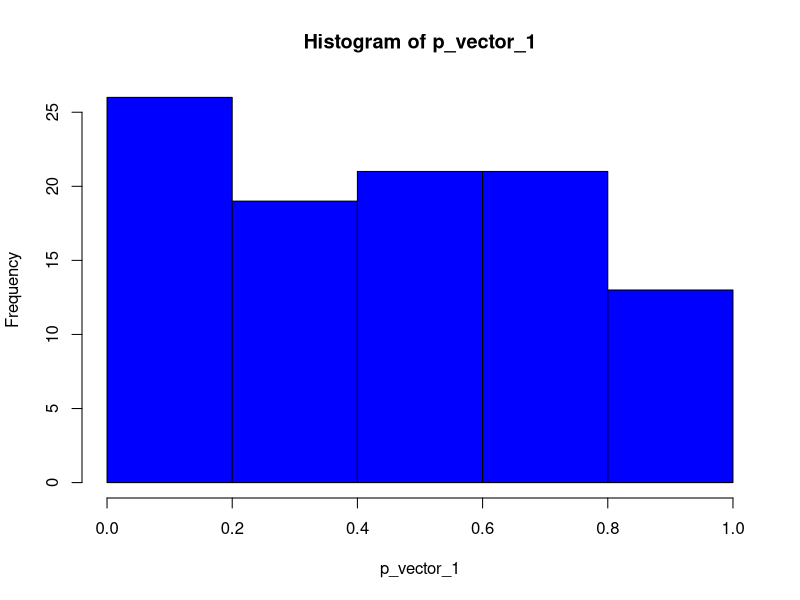
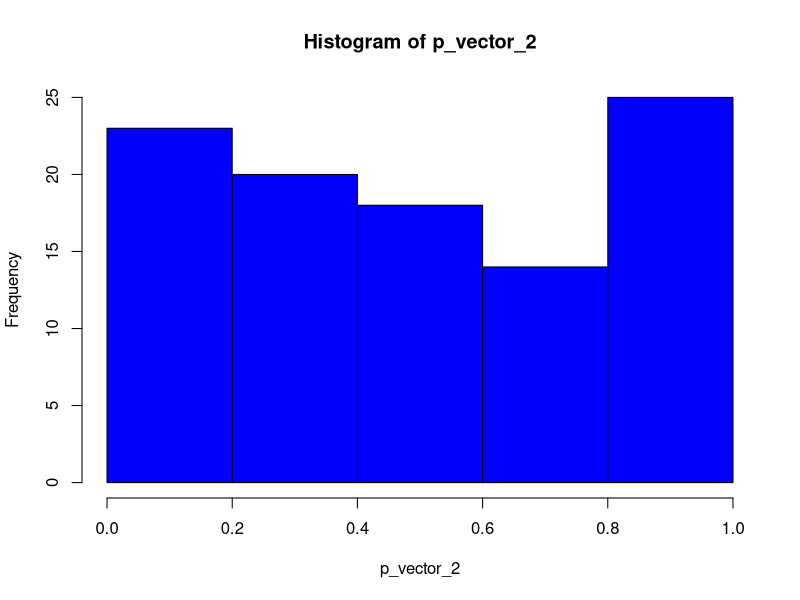
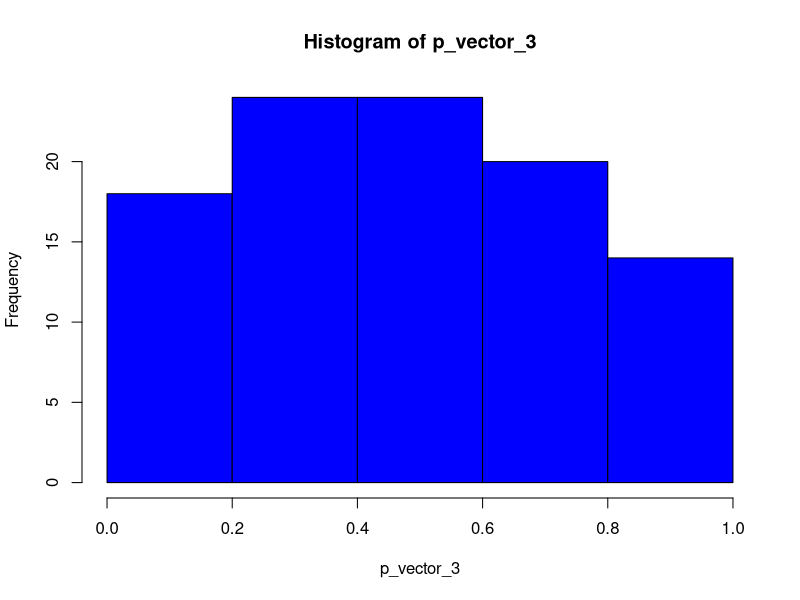
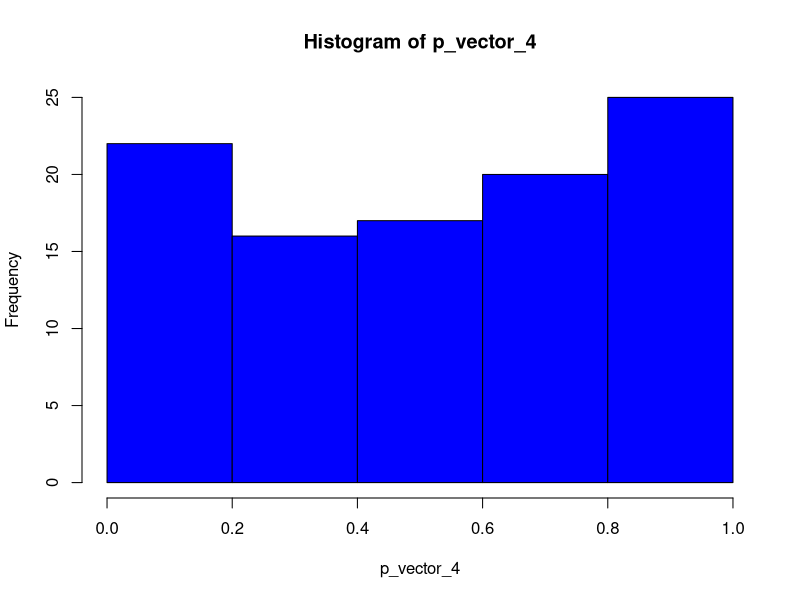
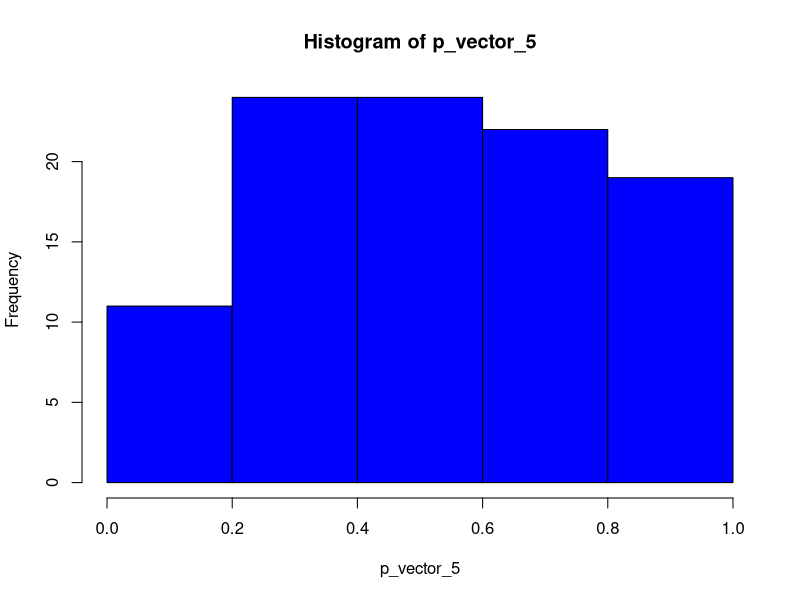
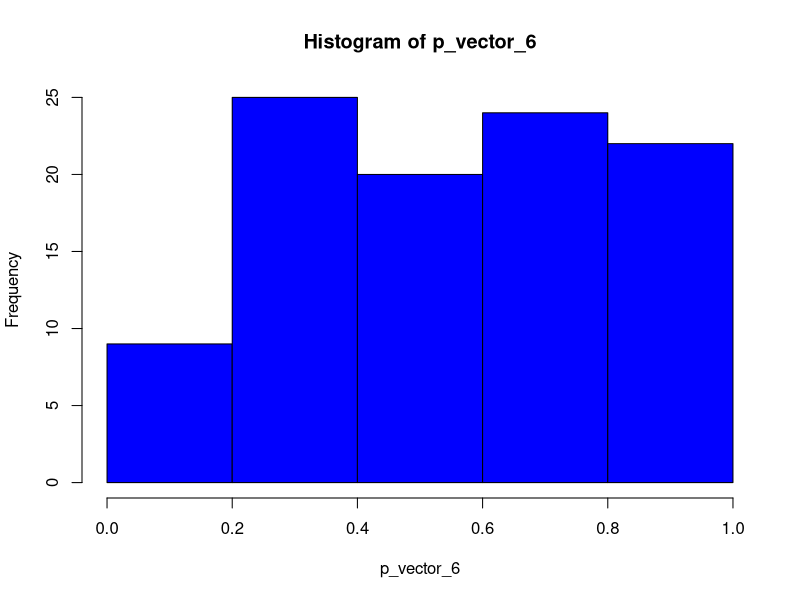
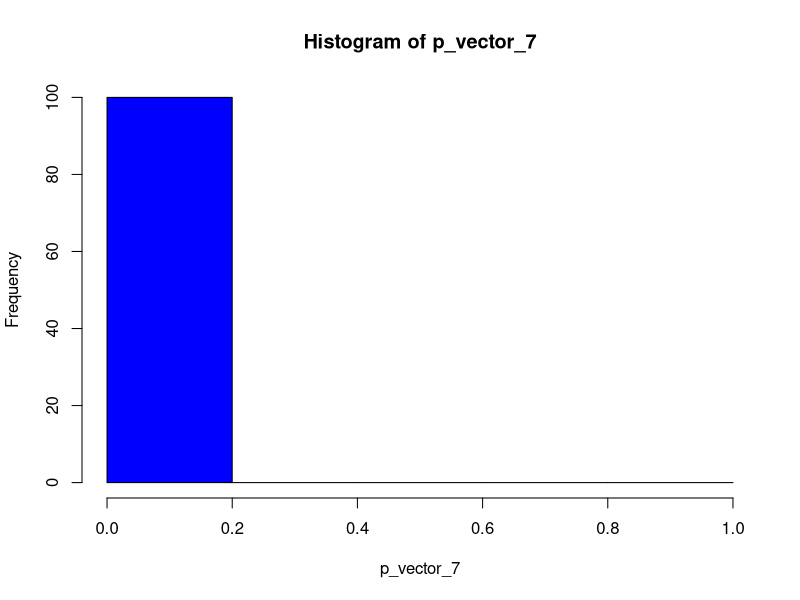

Write R code to recreate these figures, in order.
## ---- chunk 1
library(tidyverse)

## ---- chunk 2

simCorn <- function(overallEffect=0, fertilizerEffect=c(0,0,0), rowEffect=c(0,0,0), colEffect=c(0,0,0),
                    seed=NULL, dist = rnorm, ...) {
  
  
  if ((!is.numeric(seed)) && (!is.null(seed))) 
    stop("You did not enter a valid seed")
  
  n <- length(fertilizerEffect)^2

    set.seed(seed)
    error <- dist(n, ...)
    
    Fertilizer = factor(c("A", "B", "C", "C", "A", "B", "B", "C", "A"))
    Row = factor(c(1, 1, 1, 2, 2, 2, 3, 3, 3))
    Column = factor(c(1, 2, 3, 1, 2, 3, 1, 2, 3))
    Yield = overallEffect + fertilizerEffect + rowEffect + colEffect + error
    x <- data.frame(Fertilizer, Row, Column, Yield)
  
  return (x)
}
## ---- chunk 3
simCorn()
## ---- chunk 4
simCorn(overallEffect=10,seed=2123,dist=rgamma,shape=2)

## ---- chunk 5
mu <- 7
alpha <- c(1,2,3)
beta <- c(2,2,1)
gamma <- c(3,3,2)
y <- simCorn(overallEffect=mu, fertilizerEffect=alpha, rowEffect=beta, colEffect=gamma,
             seed=29429, rnorm, mean=3, sd=2)
y

## ---- chunk 6
pValue <- numeric(100)
p_vector_1 <- vector(mode = "numeric", length = 100)
set.seed(1331)
for (k in 1:100) { 
  
  y <- simCorn(overallEffect=10, dist=rnorm)
  fitCorn <- lm(Yield ~ Fertilizer + Row + Column, data=y)
  pValue[k] <- anova(fitCorn)$"Pr(>F)"[1]
  p_vector_1[k] <- pValue[k]

}


p_vector_2 <- vector(mode = "numeric", length = 100)
set.seed(18694)


for (k in 1:100) { 
  
  y <- simCorn(overallEffect=10, c(1,2,3), c(0,0,1), c(0,0,1), dist=rnorm)
  fitCorn <- lm(Yield ~ Fertilizer + Row + Column, data=y)
  pValue[k] <- anova(fitCorn)$"Pr(>F)"[1]
  p_vector_2[k] <- pValue[k]
  
}


p_vector_3 <- vector(mode = "numeric", length = 100)
set.seed(6516)

for (k in 1:100) { 
  
  y <- simCorn(overallEffect=10, c(1,2,3), c(1,0,1), c(0,1,1), dist=rnorm)
  fitCorn <- lm(Yield ~ Fertilizer + Row + Column, data=y)
  pValue[k] <- anova(fitCorn)$"Pr(>F)"[1]
  p_vector_3[k] <- pValue[k]
  
}


p_vector_4 <- vector(mode = "numeric", length = 100)
set.seed(5)

for (k in 1:100) { 
  
  y <- simCorn(overallEffect=10, c(1,2,3), c(1,0,1), c(0,1,1), dist=rnorm)
  fitCorn <- lm(Yield ~ Fertilizer + Row + Column, data=y)
  pValue[k] <- anova(fitCorn)$"Pr(>F)"[1]
  p_vector_4[k] <- pValue[k]
  
}



p_vector_5 <- vector(mode = "numeric", length = 100)
set.seed(574)
for (k in 1:100) { 
  
  y <- simCorn(overallEffect=10, c(1,2,3), c(0,0,1), c(0,0,1), dist=rexp)
  fitCorn <- lm(Yield ~ Fertilizer + Row + Column, data=y)
  pValue[k] <- anova(fitCorn)$"Pr(>F)"[1]
  p_vector_5[k] <- pValue[k]
  
}



p_vector_6 <- vector(mode = "numeric", length = 100)
set.seed(9576)

for (k in 1:100) { 
  
  y <- simCorn(overallEffect=10, c(1,2,3), c(1,0,1), c(0,1,1), dist=rexp)
  fitCorn <- lm(Yield ~ Fertilizer + Row + Column, data=y)
  pValue[k] <- anova(fitCorn)$"Pr(>F)"[1]
  p_vector_6[k] <- pValue[k]
  
}


p_vector_7 <- vector(mode = "numeric", length = 100)
set.seed(9743)


for (k in 1:100) { 
  
  y <- simCorn(overallEffect=10, c(1,2,3), c(0,1,0), c(0,1,0), dist=rexp)
  fitCorn <- lm(Yield ~ Fertilizer + Row + Column, data=y)
  pValue[k] <- anova(fitCorn)$"Pr(>F)"[1]
  p_vector_5[k] <- pValue[k]
  
}

## ---- chunk 7
hist(p_vector_1, breaks = c(0.0, 0.2, 0.4, 0.6, 0.8, 1.0), col = "blue", )

hist(p_vector_2, breaks = c(0.0, 0.2, 0.4, 0.6, 0.8, 1.0), col = "blue", )
hist(p_vector_3, breaks = c(0.0, 0.2, 0.4, 0.6, 0.8, 1.0), col = "blue", )
hist(p_vector_4, breaks = c(0.0, 0.2, 0.4, 0.6, 0.8, 1.0), col = "blue", )
hist(p_vector_5, breaks = c(0.0, 0.2, 0.4, 0.6, 0.8, 1.0), col = "blue", )
hist(p_vector_6, breaks = c(0.0, 0.2, 0.4, 0.6, 0.8, 1.0), col = "blue", )
hist(p_vector_7, breaks = c(0.0, 0.2, 0.4, 0.6, 0.8, 1.0), col = "blue", )

